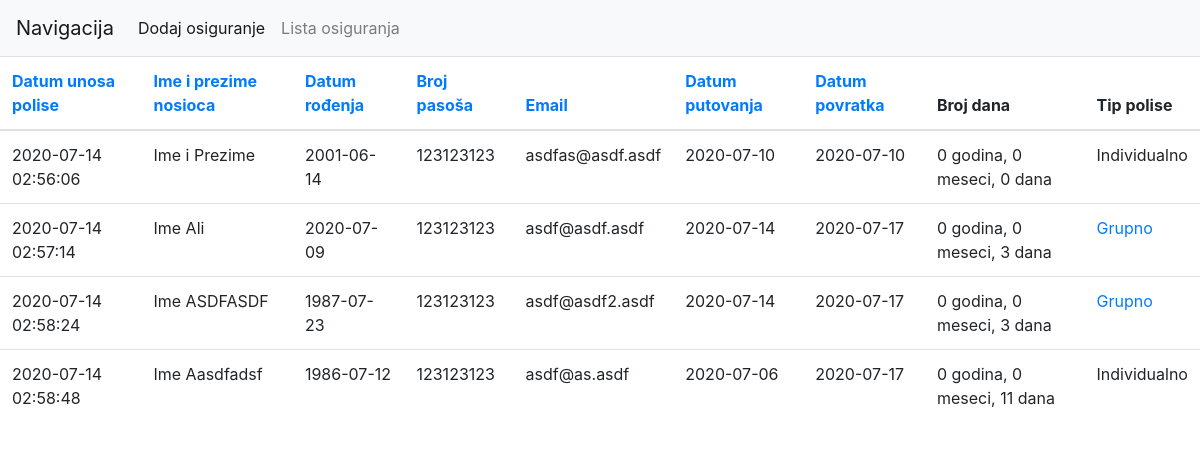
/index.php?lista, run on the app's committed database.
### tables this page shows
CREATE TABLE IF NOT EXISTS `osiguranja` (
  `id` int(11) NOT NULL AUTO_INCREMENT,
  `punoime` varchar(255) NOT NULL,
  `drodj` date NOT NULL,
  `pasos` int(11) NOT NULL,
  `telefon` int(11) DEFAULT NULL,
  `email` varchar(255) NOT NULL,
  `od` date NOT NULL,
  `do` date NOT NULL,
  `individualno` tinyint(1) NOT NULL DEFAULT 1,
  `kreirana` timestamp NOT NULL DEFAULT current_timestamp() ON UPDATE current_timestamp(),
  PRIMARY KEY (`id`)
);

### db.php (called while the page is built, shortened)
<?php
class db {
    public $connect;
    public function __construct() {
        try {
			$this->connect = mysqli_connect('localhost', 'root', '', 'osiguranje');
        } catch(Exception $e){
            echo "Connection error: ". $e->getMessage();
        }
	}
	public function selectAll() {
		$query = "SELECT * FROM osiguranja";
		return mysqli_query($this->connect, $query);
	}
}
?>

### lista.php (the view, shortened to what this page needs)
<?php
if($_REQUEST['lista'] != '') {
    $res = $validation->selectAllSort($_REQUEST['lista']);
} else {
    $res = $validation->selectAll();
}
?>
<table class="table">
  <thead>
    <tr>
      <th scope="col"><a href="index.php?lista=kreirana">Datum unosa polise</a></th>
      <th scope="col"><a href="index.php?lista=punoime">Ime i prezime nosioca</a></th>
      <th scope="col"><a href="index.php?lista=drodj">Datum rođenja</a></th>
      <th scope="col"><a href="index.php?lista=pasos">Broj pasoša</a></th>
      <th scope="col"><a href="index.php?lista=email">Email</a></th>
      <th scope="col"><a href="index.php?lista=od">Datum putovanja</a></th>
      <th scope="col"><a href="index.php?lista=do">Datum povratka</a></th>
      <th scope="col">Broj dana</th>
      <th scope="col">Tip polise</th>
    </tr>
  </thead>
  <tbody>
        <?php while($row = mysqli_fetch_assoc($res)) { ?>
            <tr>
                <td><?php echo $row['kreirana'];?></td>
                <td><?php echo $row['punoime'];?></td>
                <td><?php echo $row['drodj'];?></td>
                <td><?php echo $row['pasos'];?></td>
                <td><?php echo $row['email'];?></td>
                <td><?php echo $row['od'];?></td>
                <td><?php echo $row['do'];?></td>
                <td><?php
                $date1 = $row['od'];
                $date2 = $row['do'];
                $diff = abs(strtotime($date2) - strtotime($date1));
                $years = floor($diff / (365*60*60*24));
                $months = floor(($diff - $years * 365*60*60*24) / (30*60*60*24));
                $days = floor(($diff - $years * 365*60*60*24 - $months*30*60*60*24)/ (60*60*24));
                printf("%d godina, %d meseci, %d dana\n", $years, $months, $days);
                ?></td>
                <td>
                    <?php
                    if($row['individualno'])
                        echo "Individualno";
                     if($row['individualno'] == '0') {?>
                         <a href="index.php?grupno=<?php echo $row['id'];?>">Grupno</a>
<?php
                     }
                    ?>
                    </td>
            </tr>
        <?php } ?>
  </tbody>
</table>

### index.php (shortened to what this page needs)
<?php
include "db.php";
$validation = new validation;
?>
<!DOCTYPE html>
<html lang="en">
<head>
    <link rel="stylesheet" href="https://stackpath.bootstrapcdn.com/bootstrap/4.3.1/css/bootstrap.min.css">
  </head>
<body>
  <?php include './navigacija.php';?>
   <?php
   if(strpos($_SERVER["REQUEST_URI"], 'grup')) {
    include './grupno.php';
  } elseif(strpos($_SERVER["REQUEST_URI"], 'list')) {
     include './lista.php';
   } else {
     include './osiguranja.php';
   }
   ?>
</body>
</html>

### navigacija.php (shortened to what this page needs)
<nav class="navbar navbar-expand-lg navbar-light bg-light">
  <a class="navbar-brand" href="#">Navigacija</a>
  <div class="collapse navbar-collapse" id="navbarNav">
    <ul class="navbar-nav">
      <li class="nav-item active">
        <a class="nav-link" href="index.php">Dodaj osiguranje <span class="sr-only">(current)</span></a>
      </li>
      <li class="nav-item">
        <a class="nav-link" href="index.php?lista">Lista osiguranja</a>
      </li>
    </ul>
  </div>
</nav>

### data on the page
osiguranja: kreirana "2020-07-14 02:56:06", punoime "Ime i Prezime", drodj "2001-06-14", pasos "123123123", email "asdfas@asdf.asdf", od "2020-07-10", do "2020-07-10", years "0", months "0", days "0", individualno "Individualno"
osiguranja: kreirana "2020-07-14 02:57:14", punoime "Ime Ali", drodj "2020-07-09", pasos "123123123", email "asdf@asdf.asdf", od "2020-07-14", do "2020-07-17", years "0", months "0", days "3"
osiguranja: kreirana "2020-07-14 02:58:24", punoime "Ime ASDFASDF", drodj "1987-07-23", pasos "123123123", email "asdf@asdf2.asdf", od "2020-07-14", do "2020-07-17", years "0", months "0", days "3"
osiguranja: kreirana "2020-07-14 02:58:48", punoime "Ime Aasdfadsf", drodj "1986-07-12", pasos "123123123", email "asdf@as.asdf", od "2020-07-06", do "2020-07-17", years "0", months "0", days "11", individualno "Individualno"
